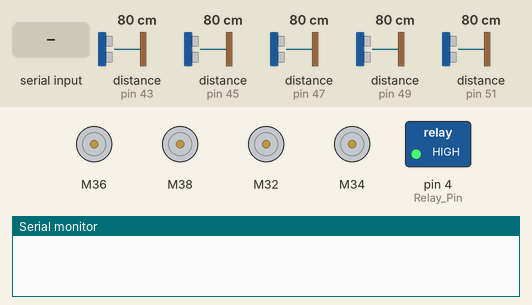
This sketch was run on a simulated Arduino Mega 2560, built with avr-gcc and run on an emulated ATmega2560. Shown: 4 × DC motor (green arrow = forward, orange = backward, longer = faster), switched loads named in the sketch (green lamp = pin HIGH), the last lines printed to the serial monitor. Inputs (shaded band) come from the test bench; at power-on: distance to the obstacle (sensors on pin 43, pin 45, pin 47, pin 49, pin 51) 80 cm. The echo pulse lasts 58.3 µs per cm; pins used as bus, display or sensor lines are not drawn.

Above: at 1.2 s.
1.3 s: "w\n" received over Serial
At 1.7 s:
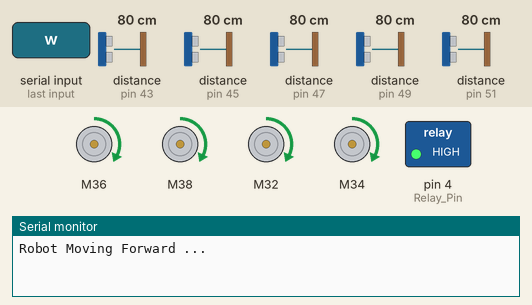
3.3 s: "s\n" received over Serial
At 3.7 s:
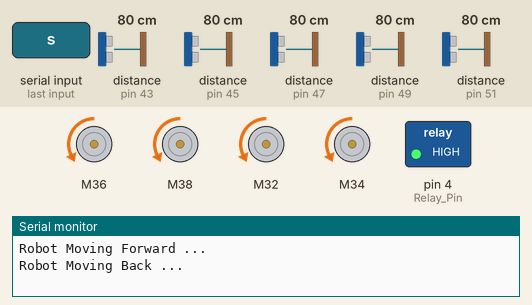
5.3 s: "a\n" received over Serial
At 5.47 s:
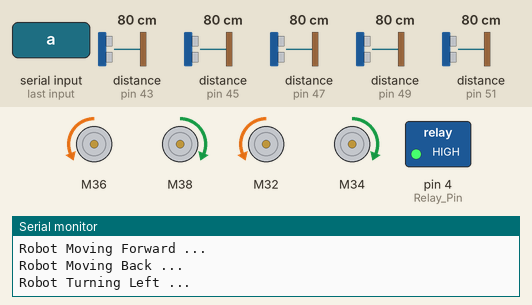
7.1 s: "d\n" received over Serial
At 7.27 s:
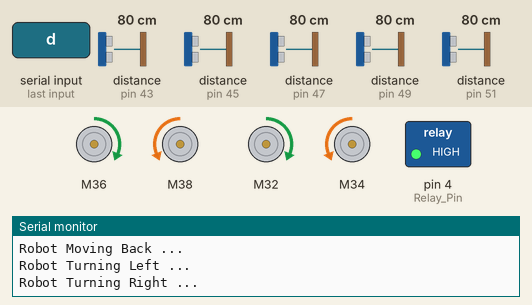
8.9 s: "u\n" received over Serial
At 9.3 s:
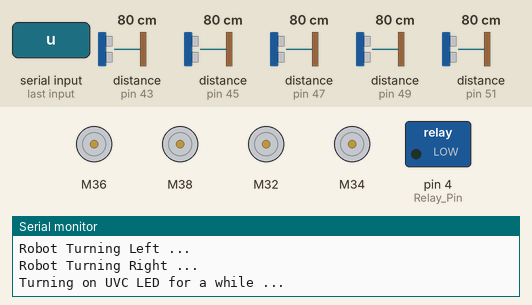
Timing chart, 0 to 11.9 s (numbered marks = the images above; inputs shaded):
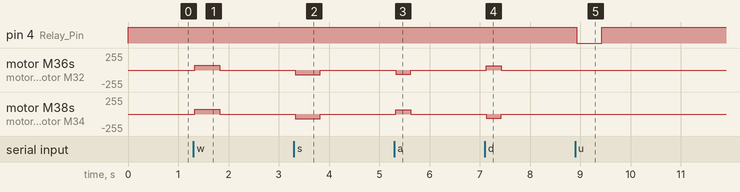

The sketch:

main_UVCRobot.ino
```cpp
// ................................................... //
#include <SparkFun_TB6612.h>
// ................................................... // Front:
// ................................................... // Left : motor1 --
#define Front_AIN1 36
#define Front_AIN2 37
// ................................................... // Right:        -- motor2
#define Front_BIN1 38
#define Front_BIN2 39
#define Front_PWMA 5
#define Front_PWMB 7
#define Front_STBY 6
// ................................................... // Rear :
// ................................................... // Left : motor3 --
#define Rear_AIN1 32
#define Rear_AIN2 33
// ................................................... // Right:        -- motor4
#define Rear_BIN1 34
#define Rear_BIN2 35
#define Rear_PWMA 8
#define Rear_PWMB 10
#define Rear_STBY 9
// ................................................... //
#define Right_Echo_Pin 51
#define Right_Trig_Pin 50

#define Right_Front_Echo_Pin 49
#define Right_Front_Trig_Pin 48

#define Front_Echo_Pin 47
#define Front_Trig_Pin 46

#define Left_Front_Echo_Pin 45
#define Left_Front_Trig_Pin 44

#define Left_Echo_Pin 43
#define Left_Trig_Pin 42
// ................................................... //
#define Relay_Pin 4
// ................................................... // Front: motor1 -- motor2
// ................................................... // Rear : motor3 -- motor4
const int offsetA = 1;
const int offsetB = 1;
Motor motor1 = Motor(Front_AIN1, Front_AIN2, Front_PWMA, offsetA, Front_STBY);
Motor motor2 = Motor(Front_BIN1, Front_BIN2, Front_PWMB, offsetB, Front_STBY);
Motor motor3 = Motor(Rear_AIN1, Rear_AIN2, Rear_PWMA, offsetA, Rear_STBY);
Motor motor4 = Motor(Rear_BIN1, Rear_BIN2, Rear_PWMB, offsetB, Rear_STBY);

int drive_speed;
int drive_time;
int turning_speed;
int turning_time;

int Right_Distance;
int Right_Front_Distance;
int Front_Distance;
int Left_Front_Distance;
int Left_Distance;

String pi_cmd;
// ................................................... //

int ultrasonic_read(int trig, int echo) {
  long duration;
  int distance;
  digitalWrite(trig, LOW);
  delayMicroseconds(2);
  digitalWrite(trig, HIGH);
  delayMicroseconds(10);
  digitalWrite(trig, LOW);
  duration = pulseIn(echo, HIGH);
  distance = duration * 0.034 / 2;
  return distance;
}
// ................................................... //
void setup(){
  pinMode(Relay_Pin, OUTPUT);

  pinMode(Right_Trig_Pin, OUTPUT); // Sets the trigPin as an OUTPUT
  pinMode(Right_Echo_Pin, INPUT); // Sets the echoPin as an INPUT

  pinMode(Right_Front_Trig_Pin, OUTPUT); // Sets the trigPin as an OUTPUT
  pinMode(Right_Front_Echo_Pin, INPUT); // Sets the echoPin as an INPUT

  pinMode(Front_Trig_Pin, OUTPUT); // Sets the trigPin as an OUTPUT
  pinMode(Front_Echo_Pin, INPUT); // Sets the echoPin as an INPUT

  pinMode(Left_Front_Trig_Pin, OUTPUT); // Sets the trigPin as an OUTPUT
  pinMode(Left_Front_Echo_Pin, INPUT); // Sets the echoPin as an INPUT

  pinMode(Left_Trig_Pin, OUTPUT); // Sets the trigPin as an OUTPUT
  pinMode(Left_Echo_Pin, INPUT); // Sets the echoPin as an INPUT

  Serial.begin(9600);

  drive_speed = 70;
  drive_time = 500;
  turning_speed = 130;
  turning_time = 300;
}
// ................................................... //
void loop(){
  digitalWrite(Relay_Pin, HIGH);

  if(Serial.available() > 0){

    Right_Distance = ultrasonic_read(Right_Trig_Pin, Right_Echo_Pin);
    Right_Front_Distance = ultrasonic_read(Right_Front_Trig_Pin, Right_Front_Echo_Pin);
    Front_Distance = ultrasonic_read(Front_Trig_Pin, Front_Echo_Pin);
    Left_Front_Distance = ultrasonic_read(Left_Front_Trig_Pin, Left_Front_Echo_Pin);
    Left_Distance = ultrasonic_read(Left_Trig_Pin, Left_Echo_Pin);

    pi_cmd = Serial.readStringUntil('\n');
    if( pi_cmd == "w" ){
      Serial.println("Robot Moving Forward ...");
      forward(motor1,motor2,drive_speed);
      forward(motor3,motor4,drive_speed);
      delay(drive_time);
      brake(motor1,motor2);
      brake(motor3,motor4);
      pi_cmd = "idle";
    }
    else if( pi_cmd == "s" ){
      Serial.println("Robot Moving Back ...");
      back(motor1,motor2,drive_speed);
      back(motor3,motor4,drive_speed);
      delay(drive_time);
      brake(motor1,motor2);
      brake(motor3,motor4);
      pi_cmd = "idle";
    }
    else if( pi_cmd == "a" ){
      Serial.println("Robot Turning Left ...");
      left(motor1,motor2,turning_speed);
      left(motor3,motor4,turning_speed);
      delay(turning_time);
      brake(motor1,motor2);
      brake(motor3,motor4);
      pi_cmd = "idle";
    }
    else if( pi_cmd == "d" ){
      Serial.println("Robot Turning Right ...");
      right(motor1,motor2,turning_speed);
      right(motor3,motor4,turning_speed);
      delay(turning_time);
      brake(motor1,motor2);
      brake(motor3,motor4);
      pi_cmd = "idle";
    }
    else if( pi_cmd == "u"){
      Serial.println("Turning on UVC LED for a while ...");
      digitalWrite(Relay_Pin, LOW);
      delay(500);
      pi_cmd = "idle";
    }
    else if( pi_cmd == "n"){
      Serial.println("Robot Navigating ...");
      if(Front_Distance <= 20){ // left 175 deg
        brake(motor1,motor2);
        brake(motor3,motor4);
        left(motor1,motor2,turning_speed);
        left(motor3,motor4,turning_speed);
        delay(4800);
        brake(motor1,motor2);
        brake(motor3,motor4);
      }
      else if(Right_Distance <= 20){ // left 15 deg
        brake(motor1,motor2);
        brake(motor3,motor4);
        left(motor1,motor2,turning_speed);
        left(motor3,motor4,turning_speed);
        delay(370);
        brake(motor1,motor2);
        brake(motor3,motor4);
      }
      else if(Left_Distance <= 20){ // right 15 deg
        brake(motor1,motor2);
        brake(motor3,motor4);
        right(motor1,motor2,turning_speed);
        right(motor3,motor4,turning_speed);
        delay(370);
        brake(motor1,motor2);
        brake(motor3,motor4);
      }
      else if(Right_Front_Distance <= 37){ // left 45
        brake(motor1,motor2);
        brake(motor3,motor4);
        left(motor1,motor2,turning_speed);
        left(motor3,motor4,turning_speed);
        delay(1000);
        brake(motor1,motor2);
        brake(motor3,motor4);
      }
      else if(Left_Front_Distance <= 37){ // right 45
        brake(motor1,motor2);
        brake(motor3,motor4);
        right(motor1,motor2,turning_speed);
        right(motor3,motor4,turning_speed);
        delay(1000);
        brake(motor1,motor2);
        brake(motor3,motor4);
      }
      else{
        forward(motor1,motor2,60);
        forward(motor3,motor4,60);
      }
    }
  }
}
```

Measured:
- after the input at 1.3 s, motor M36, motor M38, motor M32, motor M34: stopped → forward 70/255 at once, → stopped 0.50 s later
- after the input at 3.3 s, motor M36, motor M38, motor M32, motor M34: stopped → backward 70/255 at once, → stopped 0.50 s later
- after the input at 5.3 s, motor M36, motor M32: stopped → backward 65/255 at once, → stopped 0.30 s later; motor M38, motor M34: stopped → forward 65/255 at once, → stopped 0.30 s later
- after the input at 7.1 s, motor M36, motor M32: stopped → forward 65/255 at once, → stopped 0.30 s later; motor M38, motor M34: stopped → backward 65/255 at once, → stopped 0.30 s later
- after the input at 8.9 s, pin 4 (Relay_Pin): HIGH → LOW at once, → HIGH 0.50 s later
